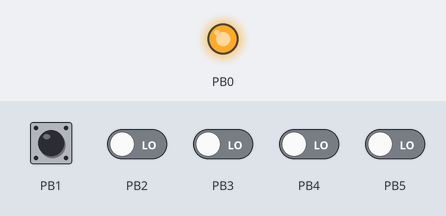
Bench run of a sketch on a simulated ATtiny85, built with avr-gcc and run on an emulated ATtiny85. On the bench: output pins drawn as LEDs (lit = HIGH). Inputs (shaded band) come from the test bench; at power-on: PB1 HIGH, PB2–5 LOW.

Above: at 1.8 s.
1.9 s: PB1 pulled LOW for 0.6 s
At 2.8 s:
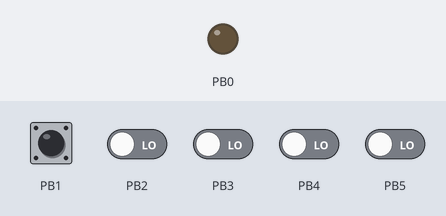
Timing chart, 0 to 4.9 s (numbered marks = the images above; inputs shaded):
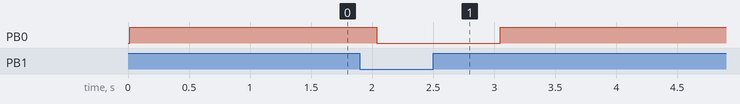

The sketch:

Digital_ATTINY85.ino
```cpp
/**
  Author: Divyansh Bhowmick
  Description: Programming ATTINY85 using Arduino as ISP.
  Language Used: Embedded C

  Steps for programming the micro-controller ATTINY85.
  1) Upload the Arduino ISP program onto Arduino UNO board
  2) Connect Arduino with ATTINY 85
    ATTINY85 PINS         ARDUINO PINS
        1      -----------    10
        5      -----------    11
        6      -----------    12
        7      -----------    13
        8      -----------    5V
        4      -----------    GND
  3) Write the code for the ATTINY 85 and select the board ATTINY85 and Programmer to Arduino as ISP.
  4) Just upload the code and enjoy!

  Steps for viewing the output on Serial monitor.
  1) Use the SoftwareSerial Library and define the RX and TX pins.
  2) Select the board to Arduino UNO and dump a blank code onto it.
  3) Connect the RX and TX pins to 0 and 1 pin of Arduino.
  4) Open the Serial monitor and observe the ouput.

  Ready, to rock!

**/
#include<avr/io.h>
#include<util/delay.h>
#include<SoftwareSerial.h>

SoftwareSerial pc(PB5, PB4);

#define LED1 PB0  //Defining the LED pin
#define BTN PB1  //Defining the Button pin

#define LED_ON   PORTB |= (1 << LED1);  //Defining a macro for turning on the LED
#define LED_OFF  PORTB &= ~(1<<LED1);   //Defining a macro for turining off the LED
#define TOGGLE   PINB |= (1<<LED1);     //Toggling the pin as writing 1 to PINB0 will toggle the value of PINB0

void setup() {

  DDRB |= (1 << LED1); //Setting LED1 as output
  DDRB &= ~(1 << BTN); //Setting BTN as input
  PORTB |= (1 << BTN); //Setiing BTN as input pullup
  pc.begin(9600);
}


void loop() {

  pc.println(PINB, BIN);
  pc.println("status");
  if (!(PINB & (1 << PINB1))) //Reading the status of PINB1
  {
    LED_OFF;
  }
  else {
    LED_ON;
  }
  _delay_ms(1000);
}
```

Measured:
- after the input at 1.9 s, PB0: HIGH → LOW after 0.14 s, → HIGH 1.0 s later
